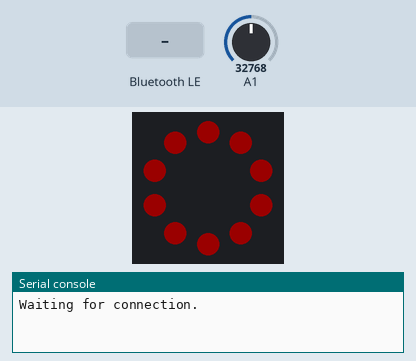
This program was run on a simulated Circuit Playground running CircuitPython. Shown: the board's ring of 10 RGB LEDs (number 0 left of the top, counting anticlockwise), the last lines printed to the serial console. The inputs (shaded band) are chosen by the test bench; at power-on: A1 = 32768 (analog values on the 0–65535 scale). Dim RGB values are drawn brighter than linear; nothing arrives over Bluetooth unless stated.

Above: at 5.6 s.
5.7 s: "1" written over Bluetooth (the phone connects first, if it has not yet)
At 6.7 s:
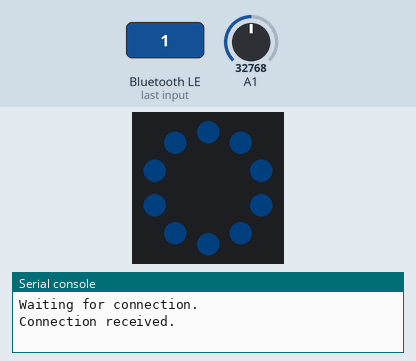
Timing chart, 0 to 8.7 s (numbered marks = the images above; inputs shaded):
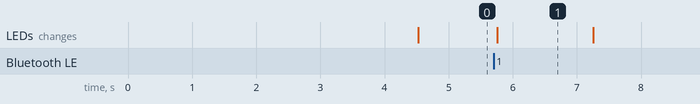

The program:

code.py
```python
import time
import analogio
import board

from adafruit_circuitplayground.bluefruit import cpb
from colorlist import COLORS, BLUES
from platform_name import PLATFORM_NAME, PLATFORM_NUMBER
import adafruit_fancyled.adafruit_fancyled as fancy

# set up BLE
from adafruit_ble import BLERadio
from adafruit_ble.advertising.standard import ProvideServicesAdvertisement
from adafruit_ble.services.nordic import UARTService

advertised = False
connected = False
msg = f'{PLATFORM_NAME}: no events'
msg_changed = True

ble = BLERadio()
uart = UARTService()
advertisement = ProvideServicesAdvertisement(uart)
ble.name = 'time_' + PLATFORM_NAME

def advertise():
    global msg
    global msg_changed
    global advertised
    global connected
    global leds

    if not advertised:
        ble.start_advertising(advertisement)
        print("Waiting for connection.")
        advertised = True

    if not connected and ble.connected:
        print("Connection received.")
        connected = True
        leds = 'resting'

    if counter % 1000 == 0:
        if not ble.connected:
            print('trying again')
            ble.stop_advertising()
            advertised = False
            connected = False

    if connected and msg_changed:
        uart.write(msg)
        msg_changed = False

def showLeds(color, color_two=None, gamma=2.7, brightness=0.2):
    if color_two:
        colors = [fancy.mix(color, color_two, i / 9) for i in range(10)]
        adjusted = fancy.gamma_adjust(colors, brightness=brightness)
        for i in range(10):
            cpb.pixels[i] = adjusted[i].pack()
    else:
        color = fancy.gamma_adjust(color, brightness=brightness)
        for i in range(10):
            cpb.pixels[i] = color.pack()

    cpb.pixels.show()

def offlineLeds():
    showLeds(COLORS[0], brightness = 0.2)

def mapRange(x, offset_size, min_brightness, max_brightness):
    portion = (x * (max_brightness-min_brightness)) / (offset_size)
    return portion + min_brightness

def breathingLeds(adjust_factor, speed, min, max):
    bright_adjust = mapRange(adjust_factor, speed, min, max)
    up = min + bright_adjust
    down = max - bright_adjust + min
    return [up, down]

resting_brightness_toggle = 'up'
def restingLeds(counter):
    global resting_brightness_toggle
    speed = 200
    min_brightness = 0.02
    max_brightness = 0.3
    adjust_factor = counter % speed
    if adjust_factor == 0:
        resting_brightness_toggle = not resting_brightness_toggle
    bright_adjust = breathingLeds(adjust_factor, speed, min_brightness, max_brightness)
    if resting_brightness_toggle:
        brightness = bright_adjust[0]
    else:
        brightness = bright_adjust[1]
    color = BLUES[0]
    showLeds(color, brightness=brightness)

activated_brightness_toggle = True
def activatedLeds(counter):
    global activated_brightness_toggle
    speed = 10
    min_brightness = 0.5
    max_brightness = 1
    adjust_factor = counter % speed
    if adjust_factor == 0:
        activated_brightness_toggle = not activated_brightness_toggle
    bright_adjust = breathingLeds(adjust_factor, speed, min_brightness, max_brightness)
    if activated_brightness_toggle:
        brightness = bright_adjust[0]
    else:
        brightness = bright_adjust[1]
    color = COLORS[PLATFORM_NUMBER]
    showLeds(color, brightness=brightness)

def getAvgVoltage(pin=analogio.AnalogIn(board.A1), numSamples=1000):
    samples = [0] * numSamples
    for i in range(numSamples):
        samples[i] = pin.value
    return (sum(samples) / len(samples))

def getOffVoltage():
    time.sleep(2)
    off1 = getAvgVoltage()
    off2 = getAvgVoltage()
    off3 = getAvgVoltage()
    return ((off1 + off2 + off3) / 3)

offV = 0
activated = False
hitCount = 0
offCount = 0
offset = 0
sound_ready = False

def play_sound(file):
    global sound_ready
    cpb.play_file(file)
    sound_ready = False

def reset_globals(activated):
    global leds
    global offCount
    global hitCount
    global msg_changed
    global msg
    global sound_ready

    if activated:
        leds = 'activated'
        msg = 'platform_one:occupied'
    else:
        leds = 'resting'
        msg = 'platform_one:empty'

    offCount = 0
    hitCount = 0
    msg_changed = True
    sound_ready = True

def activate():
    global activated

    if not activated:
        activated = True
        reset_globals(activated)

def deactivate():
    global activated

    if activated:
        activated = False
        reset_globals(activated)

def platform_occupied(currentV, offV):
    return abs(0 - currentV) < abs(offV - currentV)

def mean(samples):
    return sum(samples) / len(samples)

def show_leds(activated, connected, counter):
    if activated:
        activatedLeds(counter)
    elif not connected:
        offlineLeds()
    else:
        restingLeds(counter)

def make_noise(activated):
    if activated:
        play_sound('sounds/platform_on.wav')
    else:
        play_sound('sounds/platform_off.wav')

samples = []
sample_size = 10
offV = getOffVoltage()
currentVoltage = offV
counter = 1
while True:
    if offV == 0:
        offV = getOffVoltage()
        currentVoltage = offV

    advertise()
    show_leds(activated, connected, counter)
    if sound_ready:
        make_noise(activated)

    samples.append(getAvgVoltage())

    if len(samples) == sample_size:
        currentVoltage = mean(samples)
        samples = []

    if platform_occupied(currentVoltage, offV):
        if hitCount >= 3 and (not activated):
            activate()
        else:
            hitCount += 1
    else:
        if offCount >= 3 and activated:
            deactivate()
        else:
            offCount += 1

    counter += 1
```

colorlist.py
```python
import adafruit_fancyled.adafruit_fancyled as fancy

COLORS = [
  fancy.CRGB(200,10,10), #red
  fancy.CRGB(254,0,145), #hotpink
  fancy.CRGB(24,251,1), #hotlime
  fancy.CRGB(240,255,0), #yellow
  fancy.CRGB(255,173,0), #orange
  fancy.CRGB(250,250,250) #white
]

BLUES = [
  fancy.CRGB(24, 154, 180),
  fancy.CRGB(117, 230, 218),
  fancy.CRGB(212, 241, 244)
]
```

platform_name.py
```python
PLATFORM_NAME = "platform_one"
PLATFORM_NUMBER = 1
```

Measured:
- after the input at 5.7 s, the LEDs: change after 0.06 s (image 1)
